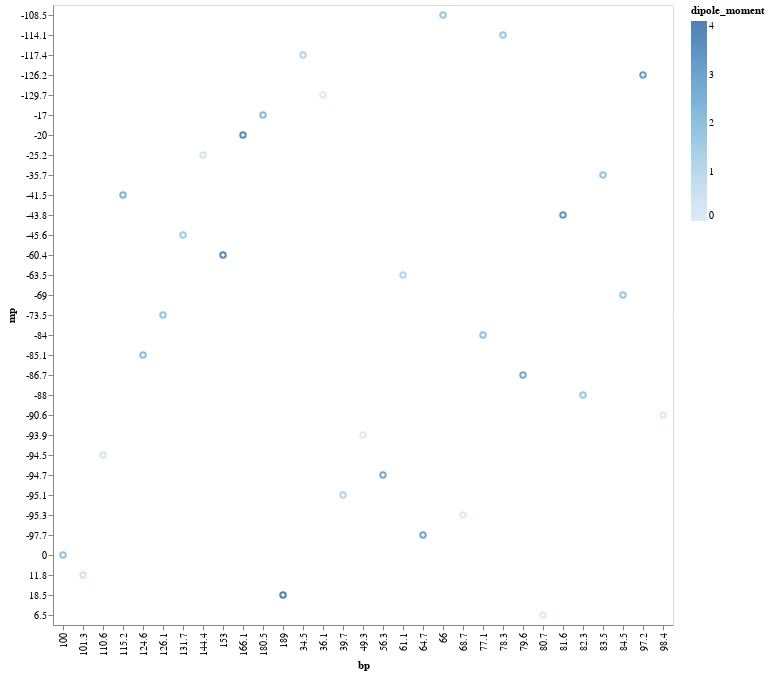

Source (notebook cell):
### Code cell
alt.Chart(solvents).mark_point().encode(
    x='bp',
    y='mp',
    color='dipole_moment:Q'
)

### Figure 1 — Vega-Lite specification as saved in the notebook (floating-point values rounded to 4 significant figures)
{"config": {"view": {"continuousWidth": 300, "continuousHeight": 300}}, "data": {"name": "data-3899c88f8eaa52bb295dd57913b929c1"}, "mark": {"type": "point"}, "encoding": {"color": {"field": "dipole_moment", "type": "quantitative"}, "x": {"field": "bp", "type": "nominal"}, "y": {"field": "mp", "type": "nominal"}}, "$schema": "https://vega.github.io/schema/vega-lite/v5.17.0.json", "datasets": {"data-3899c88f8eaa52bb295dd57913b929c1": [{"name": "pentane", "dipole_moment": "0", "dielectric": "1.84", "bp": "36.1", "mp": "-129.7", "water_miscibility": "not miscible"}, {"name": "cyclopentane ", "dipole_moment": "0", "dielectric": "1.97", "bp": "49.3", "mp": "-93.9", "water_miscibility": "not miscible"}, {"name": "heptane ", "dipole_moment": "0", "dielectric": "1.92", "bp": "98.4", "mp": "-90.6", "water_miscibility": "not miscible"}, {"name": "hexane ", "dipole_moment": "0.08", "dielectric": "1.88", "bp": "68.7", "mp": "-95.3", "water_miscibility": "not miscible"}, {"name": "cyclohexane ", "dipole_moment": "0", "dielectric": "2.02", "bp": "80.7", "mp": "6.5", "water_miscibility": "not miscible"}, {"name": "toluene ", "dipole_moment": "0.31", "dielectric": "2.38", "bp": "110.6", "mp": "-94.5", "water_miscibility": "not miscible"}, {"name": "O-xylene ", "dipole_moment": "0.45", "dielectric": "2.57", "bp": "144.4", "mp": "-25.2", "water_miscibility": "not miscible"}, {"name": "chlorobenzene ", "dipole_moment": "1.54", "dielectric": "5.62", "bp": "131.7", "mp": "-45.6", "water_miscibility": "not miscible"}, {"name": "O-dichlorobenzene ", "dipole_moment": "2.14", "dielectric": "9.93", "bp": "180.5", "mp": "-17", "water_miscibility": "not miscible"}, {"name": "diethyl Ether ", "dipole_moment": "1.15", "dielectric": "4.33", "bp": "34.5", "mp": "-117.4", "water_miscibility": "not miscible"}, {"name": "dichloromethane ", "dipole_moment": "1.14", "dielectric": "8.93", "bp": "39.7", "mp": "-95.1", "water_miscibility": "not miscible"}, {"name": "2-dichloroethane ", "dipole_moment": "1.83", "dielectric": "10.36", "bp": "83.5", "mp": "-35.7", "water_miscibility": "not miscible"}, {"name": "isopropanol", "dipole_moment": "1.66", "dielectric": "19.92", "bp": "82.3", "mp": "-88", "water_miscibility": "miscible"}, {"name": "n-butyl acetate ", "dipole_moment": "1.84", "dielectric": "5.01", "bp": "126.1", "mp": "-73.5", "water_miscibility": "not miscible"}, {"name": "N-propanol", "dipole_moment": "3.09", "dielectric": "20.33", "bp": "97.2", "mp": "-126.2", "water_miscibility": "miscible"}, {"name": "ethanol", "dipole_moment": "1.66", "dielectric": "24.55", "bp": "78.3", "mp": "-114.1", "water_miscibility": "miscible"}, {"name": "1,2-dimethyoxyethane", "dipole_moment": "1.71", "dielectric": "7.2", "bp": "84.5", "mp": "-69", "water_miscibility": "miscible"}, {"name": "tetrahydrofuran ", "dipole_moment": "1.75", "dielectric": "7.58", "bp": "66", "mp": "-108.5", "water_miscibility": "miscible"}, {"name": "chloroform ", "dipole_moment": "1.15", "dielectric": "4.81", "bp": "61.1", "mp": "-63.5", "water_miscibility": "not miscible"}, {"name": "ethyl acetate ", "dipole_moment": "1.88", "dielectric": "6.02", "bp": "77.1", "mp": "-84", "water_miscibility": "not miscible"}, {"name": "2-butanone", "dipole_moment": "2.76", "dielectric": "18.51", "bp": "79.6", "mp": "-86.7", "water_miscibility": "not miscible"}, {"name": "1,4-dioxane ", "dipole_moment": "0.45", "dielectric": "2.25", "bp": "101.3", "mp": "11.8", "water_miscibility": "miscible"}, {"name": "2-propanone ", "dipole_moment": "2.69", "dielectric": "20.7", "bp": "56.3", "mp": "-94.7", "water_miscibility": "miscible"}, {"name": "methanol ", "dipole_moment": "2.87", "dielectric": "32.7", "bp": "64.7", "mp": "-97.7", "water_miscibility": "miscible"}, {"name": "pridine ", "dipole_moment": "2.37", "dielectric": "12.4", "bp": "115.2", "mp": "-41.5", "water_miscibility": "miscible"}, {"name": "2-methoxyethanol ", "dipole_moment": "2.04", "dielectric": "16.93", "bp": "124.6", "mp": "-85.1", "water_miscibility": "miscible"}, {"name": "acetonitrile ", "dipole_moment": "3.44", "dielectric": "37.5", "bp": "81.6", "mp": "-43.8", "water_miscibility": "miscible"}, {"name": "N,N-dimethylformamide ", "dipole_moment": "3.86", "dielectric": "36.71", "bp": "153", "mp": "-60.4", "water_miscibility": "miscible"}, {"name": "dimethylacetamide ", "dipole_moment": "3.72", "dielectric": "37.78", "bp": "166.1", "mp": "-20", "water_miscibility": "miscible"}, {"name": "dimethyl sulfoxide ", "dipole_moment": "4.1", "dielectric": "46.68", "bp": "189", "mp": "18.5", "water_miscibility": "miscible"}, {"name": "water ", "dipole_moment": "1.87", "dielectric": "80.2", "bp": "100", "mp": "0", "water_miscibility": "miscible"}]}}
